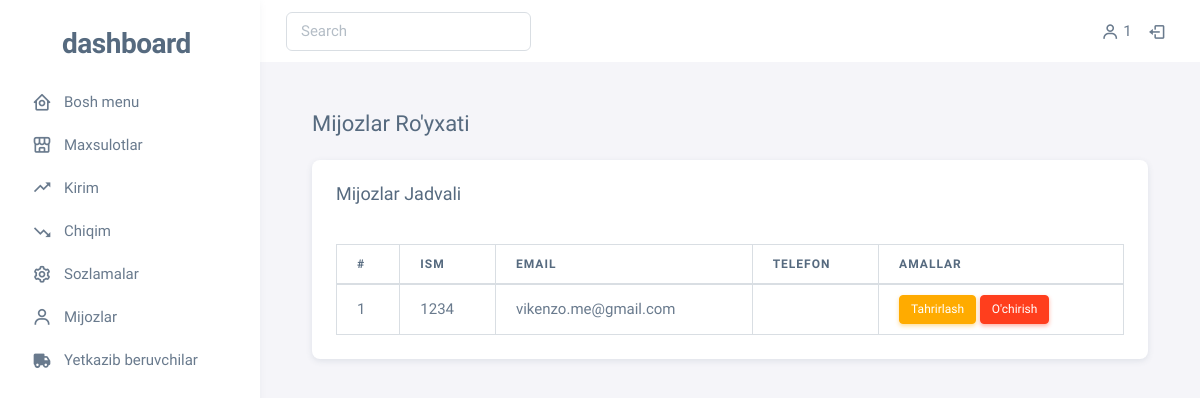
Before: /customers/ (signed in) with the older database file.
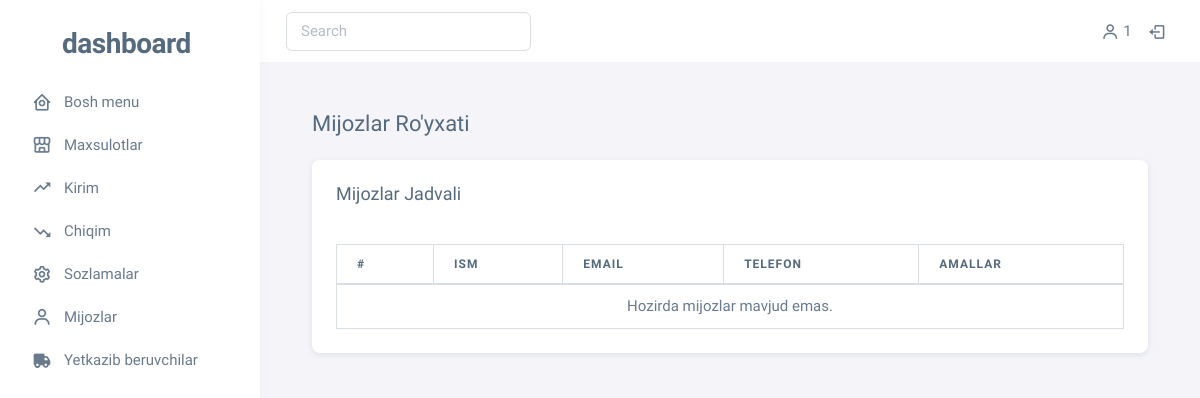
After: the same page with the newer database file.
### main/models.py (models this page shows, shortened)
class CustomUser(AbstractUser):
    user_type = models.CharField(max_length=50,
        default='user',
        choices=[
            ('user', 'User'),
            ('deliver', 'Deliver'),
            ('customer', 'Customer')
        ])
    class Meta:
        verbose_name = 'User'
        verbose_name_plural = 'Users'
        ordering = ['-id']

### main/views.py (the view)
# urls.py: path('customers/', views.customers, name='customers'),
@login_required(login_url='login')
def customers(request):
    context = {'customers': CustomUser.objects.filter(user_type='customer')}
    return render(request, 'customers.html', context=context)

### templates/customers.html
{% extends 'base.html' %}
{% block content %}
<div class="container mt-4">
  <h4 class="mb-4">Mijozlar Ro'yxati</h4>
  <div class="card">
    <div class="card-header">
      <h5>Mijozlar Jadvali</h5>
    </div>
    <div class="card-body">
      <table class="table table-bordered">
        <thead>
          <tr>
            <th>#</th>
            <th>Ism</th>
            <th>Email</th>
            <th>Telefon</th>
            <th>Amallar</th>
          </tr>
        </thead>
        <tbody>
          {% for customer in customers %}
          <tr>
            <td>{{ forloop.counter }}</td>
            <td>{{ customer.username }}</td>
            <td>{{ customer.email }}</td>
            <td>{{ customer.phone_number }}</td>
            <td>
              <a href="#" class="btn btn-warning btn-sm">Tahrirlash</a>
              <a href="#" class="btn btn-danger btn-sm">O'chirish</a>
            </td>
          </tr>
          {% empty %}
          <tr>
            <td colspan="6" class="text-center">Hozirda mijozlar mavjud emas.</td>
          </tr>
          {% endfor %}
        </tbody>
      </table>
    </div>
  </div>
</div>
{% endblock %}

Changed rows visible on the page:
removed CustomUser: username "1234", email "vikenzo.me@gmail.com"
Other visible differences:
text now shown: "Hozirda mijozlar mavjud emas."
